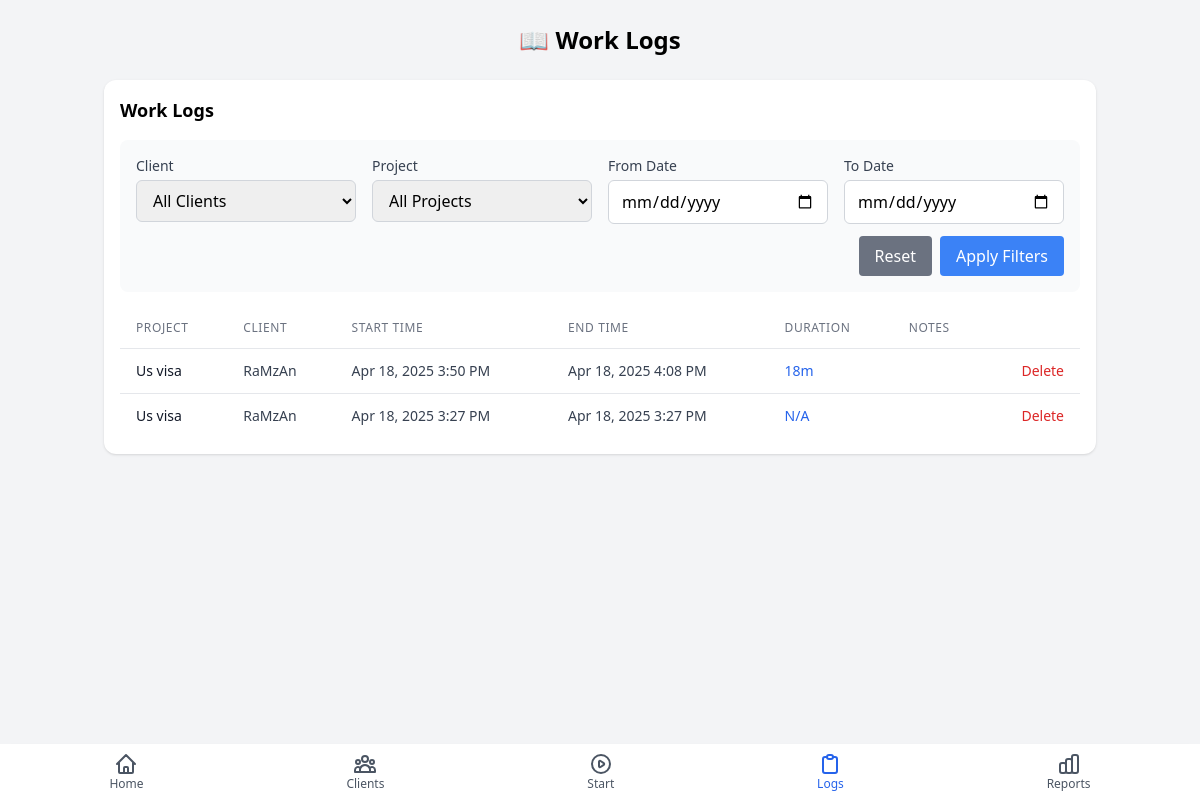
The app's page /work_logs.php, older data.
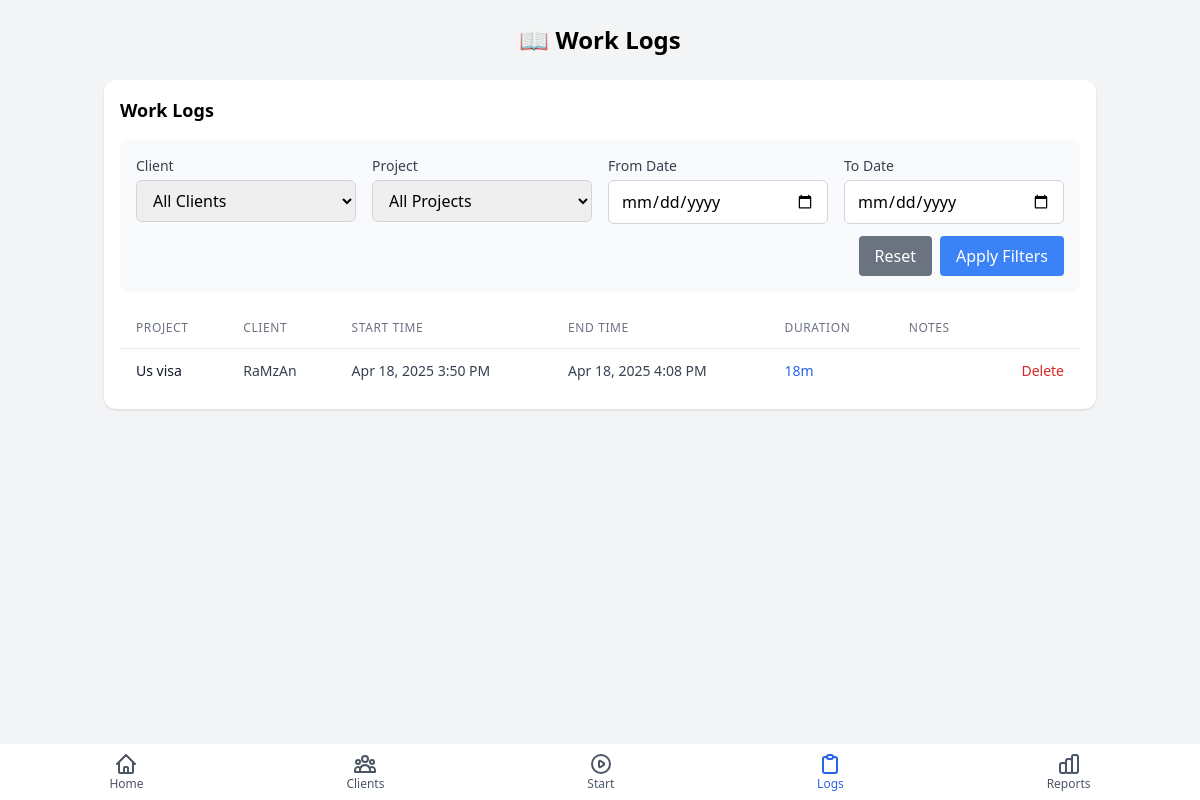
The same page, newer data.
### tables this page shows
CREATE TABLE work_sessions (
                session_id INTEGER PRIMARY KEY AUTOINCREMENT,
                project_id INTEGER NOT NULL,
                start_time TIMESTAMP NOT NULL,
                end_time TIMESTAMP,
                duration_minutes INTEGER,
                notes TEXT,
                created_at TIMESTAMP DEFAULT CURRENT_TIMESTAMP,
                updated_at TIMESTAMP DEFAULT CURRENT_TIMESTAMP,
                FOREIGN KEY (project_id) REFERENCES projects (project_id) ON DELETE CASCADE
            );

CREATE TABLE projects (
                project_id INTEGER PRIMARY KEY AUTOINCREMENT,
                client_id INTEGER NOT NULL,
                name TEXT NOT NULL,
                notes TEXT,
                is_active BOOLEAN DEFAULT 1,
                created_at TIMESTAMP DEFAULT CURRENT_TIMESTAMP,
                updated_at TIMESTAMP DEFAULT CURRENT_TIMESTAMP,
                FOREIGN KEY (client_id) REFERENCES clients (client_id) ON DELETE CASCADE
            );

CREATE TABLE clients (
                client_id INTEGER PRIMARY KEY AUTOINCREMENT,
                name TEXT NOT NULL,
                email TEXT,
                notes TEXT,
                created_at TIMESTAMP DEFAULT CURRENT_TIMESTAMP,
                updated_at TIMESTAMP DEFAULT CURRENT_TIMESTAMP
            );

### includes/functions.php (called while the page is built, shortened)
<?php
function formatDuration($minutes) {
    if ($minutes < 60) {
        return $minutes . "m";
    }
    $hours = floor($minutes / 60);
    $mins = $minutes % 60;
    return $hours . "h " . $mins . "m";
}
function formatDateTime($dateTimeString) {
    $dateTime = new DateTime($dateTimeString);
    return $dateTime->format('M j, Y g:i A');
}

### work_logs.php (the view, shortened to what the changed rows need)
<?php
require_once 'includes/header.php';
$pdo = getDbConnection();
$whereClause = '';
$page = max(1, filter_var($_GET['page'] ?? 1, FILTER_VALIDATE_INT));
$perPage = 20;
$offset = ($page - 1) * $perPage;
$query = "
    SELECT
        ws.session_id,
        ws.start_time,
        ws.end_time,
        ws.duration_minutes,
        ws.notes,
        p.name as project_name,
        c.name as client_name
    FROM work_sessions ws
    JOIN projects p ON ws.project_id = p.project_id
    JOIN clients c ON p.client_id = c.client_id
    $whereClause
    ORDER BY ws.start_time DESC
    LIMIT :limit OFFSET :offset
";
try {
    $stmt = $pdo->prepare($query);
    $stmt->bindValue(':limit', $perPage, PDO::PARAM_INT);
    $stmt->bindValue(':offset', $offset, PDO::PARAM_INT);
    $stmt->execute();
    $sessions = $stmt->fetchAll(PDO::FETCH_ASSOC);
} catch (PDOException $e) {
    $error = "Database error: " . $e->getMessage();
    $sessions = [];
}
?>
<div class="bg-white rounded-xl shadow p-4 mb-4">
    <h2 class="text-lg font-semibold mb-4">Work Logs</h2>
    <?php if (empty($sessions)): ?>
    <div class="text-center py-8">
        <p class="text-gray-600 mb-4">No work sessions found.</p>
        <a href="start_work.php" class="bg-blue-500 hover:bg-blue-600 text-white py-2 px-4 rounded">
            Start Work
        </a>
    </div>
    <?php else: ?>
    <div class="overflow-x-auto">
        <table class="min-w-full divide-y divide-gray-200">
            <thead>
                <tr>
                    <th class="px-4 py-3 text-left text-xs font-medium text-gray-500 uppercase tracking-wider">Project</th>
                    <th class="px-4 py-3 text-left text-xs font-medium text-gray-500 uppercase tracking-wider">Client</th>
                    <th class="px-4 py-3 text-left text-xs font-medium text-gray-500 uppercase tracking-wider">Start Time</th>
                    <th class="px-4 py-3 text-left text-xs font-medium text-gray-500 uppercase tracking-wider">End Time</th>
                    <th class="px-4 py-3 text-left text-xs font-medium text-gray-500 uppercase tracking-wider">Duration</th>
                    <th class="px-4 py-3 text-left text-xs font-medium text-gray-500 uppercase tracking-wider">Notes</th>
                    <th class="px-4 py-3"></th>
                </tr>
            </thead>
            <tbody class="bg-white divide-y divide-gray-200">
                <?php foreach ($sessions as $session): ?>
                <tr class="hover:bg-gray-50">
                    <td class="px-4 py-3 whitespace-nowrap text-sm font-medium text-gray-900">
                        <?php echo htmlspecialchars($session['project_name']); ?>
                    </td>
                    <td class="px-4 py-3 whitespace-nowrap text-sm text-gray-700">
                        <?php echo htmlspecialchars($session['client_name']); ?>
                    </td>
                    <td class="px-4 py-3 whitespace-nowrap text-sm text-gray-700">
                        <?php echo formatDateTime($session['start_time']); ?>
                    </td>
                    <td class="px-4 py-3 whitespace-nowrap text-sm text-gray-700">
                        <?php echo $session['end_time'] ? formatDateTime($session['end_time']) : '<span class="text-green-600 font-medium">Active</span>'; ?>
                    </td>
                    <td class="px-4 py-3 whitespace-nowrap text-sm font-medium <?php echo $session['end_time'] ? 'text-blue-600' : 'text-green-600'; ?>">
                        <?php
                        if ($session['duration_minutes']) {
                            echo formatDuration($session['duration_minutes']);
                        } elseif (!$session['end_time']) {
                            echo 'Running';
                        } else {
                            echo 'N/A';
                        }
                        ?>
                    </td>
                    <td class="px-4 py-3 text-sm text-gray-700 max-w-xs truncate">
                    </td>
                    <td class="px-4 py-3 whitespace-nowrap text-right text-sm font-medium">
                        <a href="delete_work_session.php?id=<?php echo $session['session_id']; ?>" class="text-red-600 hover:text-red-900">Delete</a>
                    </td>
                </tr>
                <?php endforeach; ?>
            </tbody>
        </table>
    </div>
    <?php endif; ?>
</div>
<?php
require_once 'includes/footer.php';
?>

Row changes from the older to the newer data that the page shows:
removed work_sessions: project.name "Us visa", clients.name "RaMzAn", start_time "Apr 18, 2025 3:27 PM", end_time "Apr 18, 2025 3:27 PM", duration_minutes "N/A"
